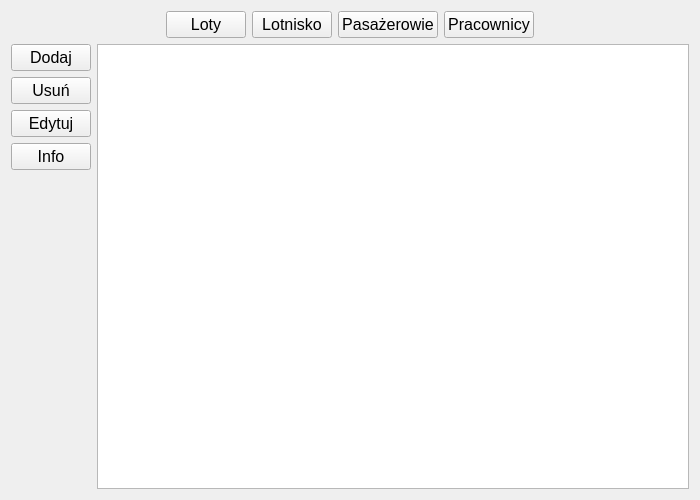
<?xml version="1.0" encoding="UTF-8"?>
<ui version="4.0">
 <class>Form</class>
 <widget class="QWidget" name="Form">
  <property name="geometry">
   <rect>
    <x>0</x>
    <y>0</y>
    <width>700</width>
    <height>500</height>
   </rect>
  </property>
  <property name="sizePolicy">
   <sizepolicy hsizetype="Minimum" vsizetype="Minimum">
    <horstretch>0</horstretch>
    <verstretch>0</verstretch>
   </sizepolicy>
  </property>
  <property name="windowTitle">
   <string>Form</string>
  </property>
  <layout class="QHBoxLayout" name="horizontalLayout_3">
   <item>
    <layout class="QVBoxLayout" name="verticalLayout_2">
     <property name="sizeConstraint">
      <enum>QLayout::SetMinimumSize</enum>
     </property>
     <item>
      <layout class="QHBoxLayout" name="horizontalLayout">
       <item>
        <spacer name="horizontalSpacer_1">
         <property name="orientation">
          <enum>Qt::Horizontal</enum>
         </property>
         <property name="sizeHint" stdset="0">
          <size>
           <width>40</width>
           <height>20</height>
          </size>
         </property>
        </spacer>
       </item>
       <item>
        <widget class="QPushButton" name="pushButton_loty">
         <property name="font">
          <font>
           <pointsize>12</pointsize>
          </font>
         </property>
         <property name="text">
          <string>Loty</string>
         </property>
        </widget>
       </item>
       <item>
        <widget class="QPushButton" name="pushButton_lotnisko">
         <property name="font">
          <font>
           <pointsize>12</pointsize>
          </font>
         </property>
         <property name="text">
          <string>Lotnisko</string>
         </property>
        </widget>
       </item>
       <item>
        <widget class="QPushButton" name="pushButton_pasazerowie">
         <property name="font">
          <font>
           <pointsize>12</pointsize>
          </font>
         </property>
         <property name="text">
          <string>Pasażerowie</string>
         </property>
        </widget>
       </item>
       <item>
        <widget class="QPushButton" name="pushButton_pracownicy">
         <property name="font">
          <font>
           <pointsize>12</pointsize>
          </font>
         </property>
         <property name="text">
          <string>Pracownicy</string>
         </property>
        </widget>
       </item>
       <item>
        <spacer name="horizontalSpacer_2">
         <property name="orientation">
          <enum>Qt::Horizontal</enum>
         </property>
         <property name="sizeHint" stdset="0">
          <size>
           <width>40</width>
           <height>20</height>
          </size>
         </property>
        </spacer>
       </item>
      </layout>
     </item>
     <item>
      <layout class="QHBoxLayout" name="horizontalLayout_2">
       <item>
        <layout class="QVBoxLayout" name="verticalLayout">
         <item>
          <widget class="QPushButton" name="pushButton_dodaj">
           <property name="font">
            <font>
             <pointsize>12</pointsize>
            </font>
           </property>
           <property name="text">
            <string>Dodaj</string>
           </property>
          </widget>
         </item>
         <item>
          <widget class="QPushButton" name="pushButton_usun">
           <property name="font">
            <font>
             <pointsize>12</pointsize>
            </font>
           </property>
           <property name="text">
            <string>Usuń</string>
           </property>
          </widget>
         </item>
         <item>
          <widget class="QPushButton" name="pushButton_edytuj">
           <property name="font">
            <font>
             <pointsize>12</pointsize>
            </font>
           </property>
           <property name="text">
            <string>Edytuj</string>
           </property>
          </widget>
         </item>
         <item>
          <widget class="QPushButton" name="pushButton_info">
           <property name="font">
            <font>
             <pointsize>12</pointsize>
            </font>
           </property>
           <property name="text">
            <string>Info</string>
           </property>
          </widget>
         </item>
         <item>
          <spacer name="verticalSpacer">
           <property name="orientation">
            <enum>Qt::Vertical</enum>
           </property>
           <property name="sizeHint" stdset="0">
            <size>
             <width>20</width>
             <height>40</height>
            </size>
           </property>
          </spacer>
         </item>
        </layout>
       </item>
       <item>
        <widget class="QTableWidget" name="tableWidget"/>
       </item>
      </layout>
     </item>
    </layout>
   </item>
  </layout>
 </widget>
 <resources/>
 <connections/>
</ui>
